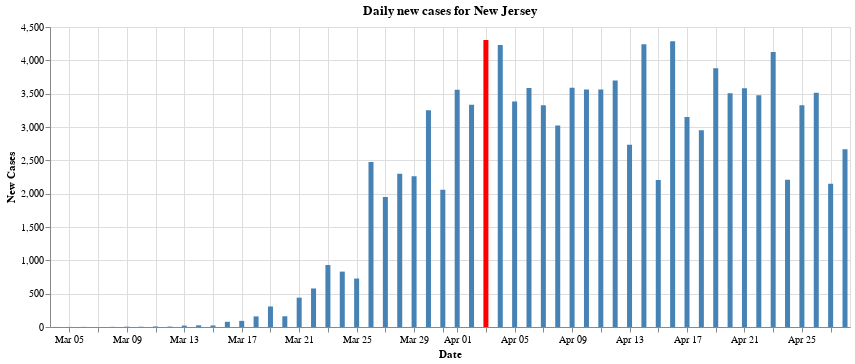

Write notebook code for a chart like this one.
### Markdown cell above
## 11 - Graph of daily new cases in New Jersey
Below we plot a graph that shows the increase in cases per day. 
There is a lot of talk on the news about "flattening the curve", however in the daily briefings that Governor Murphy holds, he only talks about developments from the overnight, and rarely shows the actual data plotted as a bar chart. The below chart actually visualizes the said curve that everyone is talking about. And we can see that it is, in fact, flattening

### Code cell
jersey_cases_full=us_states[us_states.state=="New Jersey"]
jersey_cases_county_full=us_counties[us_counties["state"]=="New Jersey"]

jersey_cases=jersey_cases_full.drop('state', axis=1)
jersey_cases=jersey_cases.drop('fips', axis=1)

first_case_date=jersey_cases.iloc[0].date
date_object=first_case_date
# date_object = datetime.strptime(first_case_date, '%Y-%m-%d')
date_object = date_object - timedelta(days=1)
time_string = date_object.strftime('%Y-%m-%d')

jersey_cases.loc[-1] = [time_string, 0, 0]  # adding a row
jersey_cases.index = jersey_cases.index + 1  # shifting index
jersey_cases = jersey_cases.sort_index()  # sorting by index
    
jersey_cases=jersey_cases.set_index('date')


daily_new_cases = jersey_cases.diff()
daily_new_cases=daily_new_cases.reset_index()
daily_new_cases=daily_new_cases.drop(0, axis=0)
daily_new_cases = daily_new_cases.astype({"cases": int, "deaths": int})
daily_new_cases=daily_new_cases.rename(columns={'cases': 'new_cases', 'deaths': 'new_deaths'})


# display(daily_new_cases)


max_daily_increase = daily_new_cases['new_cases'].max()
# display(max_daily_increase)

chart = alt.Chart(daily_new_cases).mark_bar().encode(
    y=alt.Y('new_cases:Q', axis=alt.Axis(title='New Cases')),
    x=alt.X('date:T', axis=alt.Axis(format='%b %d', title='Date')),
    # The highlight will be set on the result of a conditional statement
    color=alt.condition(
        alt.datum.new_cases == max_daily_increase,
        alt.value('red'),    
        alt.value('steelblue')  
    ),
    tooltip=['date:T','new_cases']

).properties(
    width=800,
    title="Daily new cases for New Jersey"
)

    
display(chart)

### Figure 1 — Vega-Lite specification as saved in the notebook (floating-point values rounded to 4 significant figures)
{"config": {"view": {"continuousWidth": 400, "continuousHeight": 300}}, "data": {"name": "data-d106602bb56aba0b38427df5a8e4a8d5"}, "mark": "bar", "encoding": {"color": {"condition": {"value": "red", "test": "(datum.new_cases === 4305)"}, "value": "steelblue"}, "tooltip": [{"type": "temporal", "field": "date"}, {"type": "quantitative", "field": "new_cases"}], "x": {"type": "temporal", "axis": {"format": "%b %d", "title": "Date"}, "field": "date"}, "y": {"type": "quantitative", "axis": {"title": "New Cases"}, "field": "new_cases"}}, "title": "Daily new cases for New Jersey", "width": 800, "$schema": "https://vega.github.io/schema/vega-lite/v4.8.1.json", "datasets": {"data-d106602bb56aba0b38427df5a8e4a8d5": [{"date": "2020-03-04T00:00:00", "new_cases": 1, "new_deaths": 0}, {"date": "2020-03-05T00:00:00", "new_cases": 1, "new_deaths": 0}, {"date": "2020-03-06T00:00:00", "new_cases": 2, "new_deaths": 0}, {"date": "2020-03-07T00:00:00", "new_cases": 0, "new_deaths": 0}, {"date": "2020-03-08T00:00:00", "new_cases": 2, "new_deaths": 0}, {"date": "2020-03-09T00:00:00", "new_cases": 5, "new_deaths": 0}, {"date": "2020-03-10T00:00:00", "new_cases": 4, "new_deaths": 1}, {"date": "2020-03-11T00:00:00", "new_cases": 8, "new_deaths": 0}, {"date": "2020-03-12T00:00:00", "new_cases": 6, "new_deaths": 0}, {"date": "2020-03-13T00:00:00", "new_cases": 21, "new_deaths": 0}, {"date": "2020-03-14T00:00:00", "new_cases": 25, "new_deaths": 1}, {"date": "2020-03-15T00:00:00", "new_cases": 23, "new_deaths": 0}, {"date": "2020-03-16T00:00:00", "new_cases": 78, "new_deaths": 1}, {"date": "2020-03-17T00:00:00", "new_cases": 92, "new_deaths": 0}, {"date": "2020-03-18T00:00:00", "new_cases": 159, "new_deaths": 2}, {"date": "2020-03-19T00:00:00", "new_cases": 308, "new_deaths": 4}, {"date": "2020-03-20T00:00:00", "new_cases": 161, "new_deaths": 2}, {"date": "2020-03-21T00:00:00", "new_cases": 440, "new_deaths": 5}, {"date": "2020-03-22T00:00:00", "new_cases": 578, "new_deaths": 4}, {"date": "2020-03-23T00:00:00", "new_cases": 930, "new_deaths": 7}, {"date": "2020-03-24T00:00:00", "new_cases": 831, "new_deaths": 17}, {"date": "2020-03-25T00:00:00", "new_cases": 727, "new_deaths": 18}, {"date": "2020-03-26T00:00:00", "new_cases": 2474, "new_deaths": 19}, {"date": "2020-03-27T00:00:00", "new_cases": 1949, "new_deaths": 27}, {"date": "2020-03-28T00:00:00", "new_cases": 2299, "new_deaths": 32}, {"date": "2020-03-29T00:00:00", "new_cases": 2262, "new_deaths": 21}, {"date": "2020-03-30T00:00:00", "new_cases": 3250, "new_deaths": 38}, {"date": "2020-03-31T00:00:00", "new_cases": 2060, "new_deaths": 68}, {"date": "2020-04-01T00:00:00", "new_cases": 3559, "new_deaths": 88}, {"date": "2020-04-02T00:00:00", "new_cases": 3335, "new_deaths": 184}, {"date": "2020-04-03T00:00:00", "new_cases": 4305, "new_deaths": 108}, {"date": "2020-04-04T00:00:00", "new_cases": 4229, "new_deaths": 200}, {"date": "2020-04-05T00:00:00", "new_cases": 3381, "new_deaths": 70}, {"date": "2020-04-06T00:00:00", "new_cases": 3585, "new_deaths": 88}, {"date": "2020-04-07T00:00:00", "new_cases": 3326, "new_deaths": 227}, {"date": "2020-04-08T00:00:00", "new_cases": 3021, "new_deaths": 272}, {"date": "2020-04-09T00:00:00", "new_cases": 3590, "new_deaths": 196}, {"date": "2020-04-10T00:00:00", "new_cases": 3561, "new_deaths": 232}, {"date": "2020-04-11T00:00:00", "new_cases": 3563, "new_deaths": 251}, {"date": "2020-04-12T00:00:00", "new_cases": 3699, "new_deaths": 167}, {"date": "2020-04-13T00:00:00", "new_cases": 2734, "new_deaths": 93}, {"date": "2020-04-14T00:00:00", "new_cases": 4240, "new_deaths": 362}, {"date": "2020-04-15T00:00:00", "new_cases": 2206, "new_deaths": 351}, {"date": "2020-04-16T00:00:00", "new_cases": 4287, "new_deaths": 362}, {"date": "2020-04-17T00:00:00", "new_cases": 3150, "new_deaths": 322}, {"date": "2020-04-18T00:00:00", "new_cases": 2953, "new_deaths": 230}, {"date": "2020-04-19T00:00:00", "new_cases": 3881, "new_deaths": 132}, {"date": "2020-04-20T00:00:00", "new_cases": 3505, "new_deaths": 175}, {"date": "2020-04-21T00:00:00", "new_cases": 3581, "new_deaths": 376}, {"date": "2020-04-22T00:00:00", "new_cases": 3478, "new_deaths": 310}, {"date": "2020-04-23T00:00:00", "new_cases": 4124, "new_deaths": 305}, {"date": "2020-04-24T00:00:00", "new_cases": 2207, "new_deaths": 249}, {"date": "2020-04-25T00:00:00", "new_cases": 3327, "new_deaths": 246}, {"date": "2020-04-26T00:00:00", "new_cases": 3515, "new_deaths": 75}, {"date": "2020-04-27T00:00:00", "new_cases": 2150, "new_deaths": 106}, {"date": "2020-04-28T00:00:00", "new_cases": 2668, "new_deaths": 398}]}}
